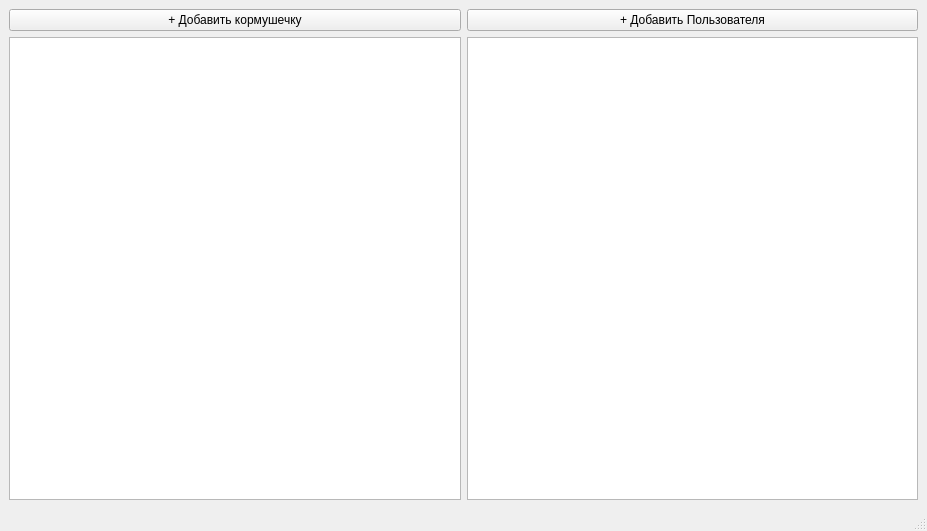
<?xml version="1.0" encoding="UTF-8"?>
<ui version="4.0">
 <class>AdminWindow</class>
 <widget class="QMainWindow" name="AdminWindow">
  <property name="geometry">
   <rect>
    <x>0</x>
    <y>0</y>
    <width>927</width>
    <height>531</height>
   </rect>
  </property>
  <property name="windowTitle">
   <string>MainWindow</string>
  </property>
  <widget class="QWidget" name="centralwidget">
   <layout class="QGridLayout" name="gridLayout">
    <item row="0" column="1">
     <widget class="QPushButton" name="pushButton_2">
      <property name="text">
       <string>+ Добавить Пользователя</string>
      </property>
     </widget>
    </item>
    <item row="0" column="0">
     <widget class="QPushButton" name="pushButton">
      <property name="text">
       <string>+ Добавить кормушечку</string>
      </property>
     </widget>
    </item>
    <item row="1" column="0">
     <widget class="QTableWidget" name="tableWidget"/>
    </item>
    <item row="1" column="1">
     <widget class="QTableWidget" name="tableWidget_2"/>
    </item>
   </layout>
  </widget>
  <widget class="QMenuBar" name="menubar">
   <property name="geometry">
    <rect>
     <x>0</x>
     <y>0</y>
     <width>927</width>
     <height>23</height>
    </rect>
   </property>
  </widget>
  <widget class="QStatusBar" name="statusbar"/>
 </widget>
 <resources/>
 <connections/>
</ui>
